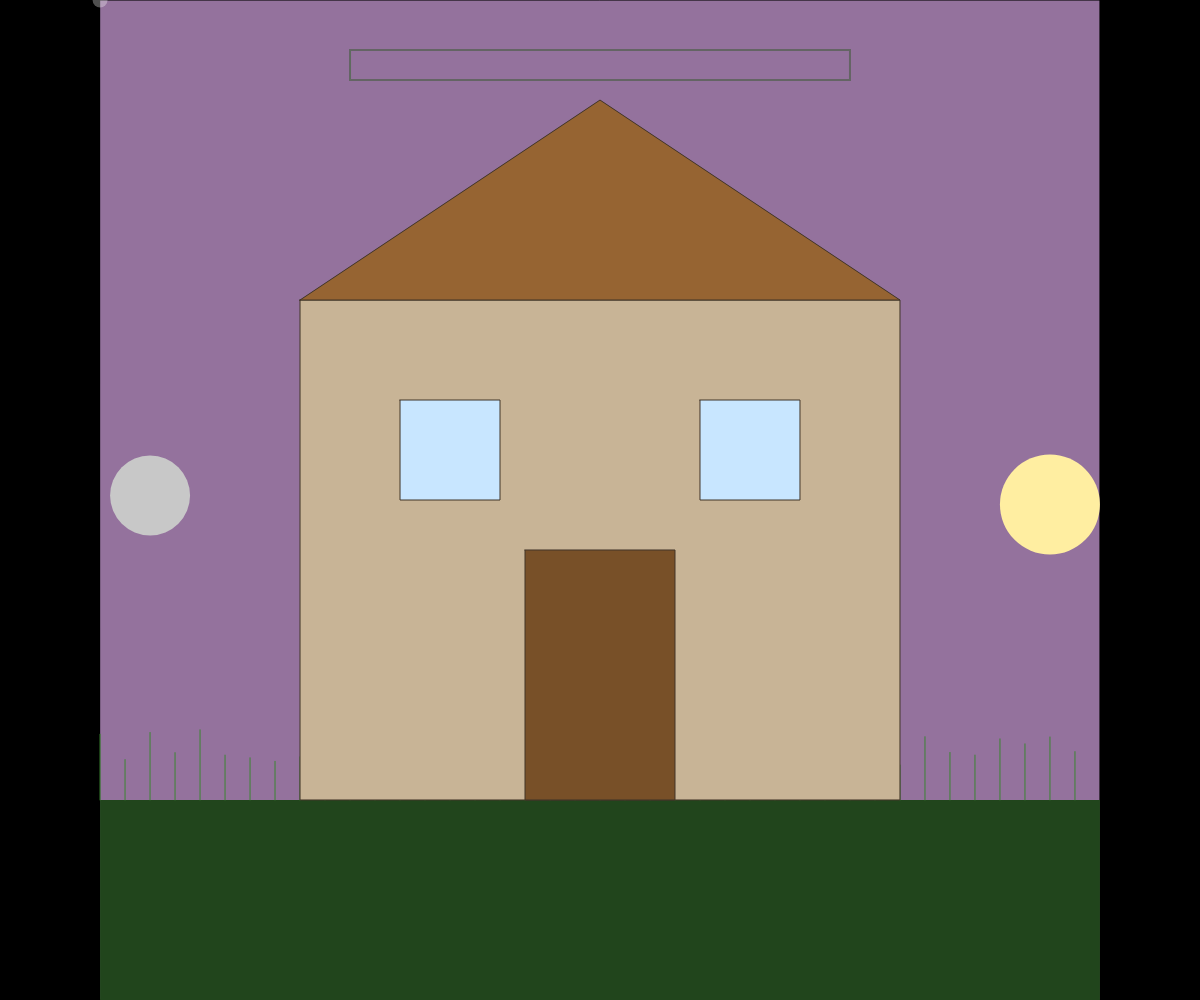
Frame 1 (no input)
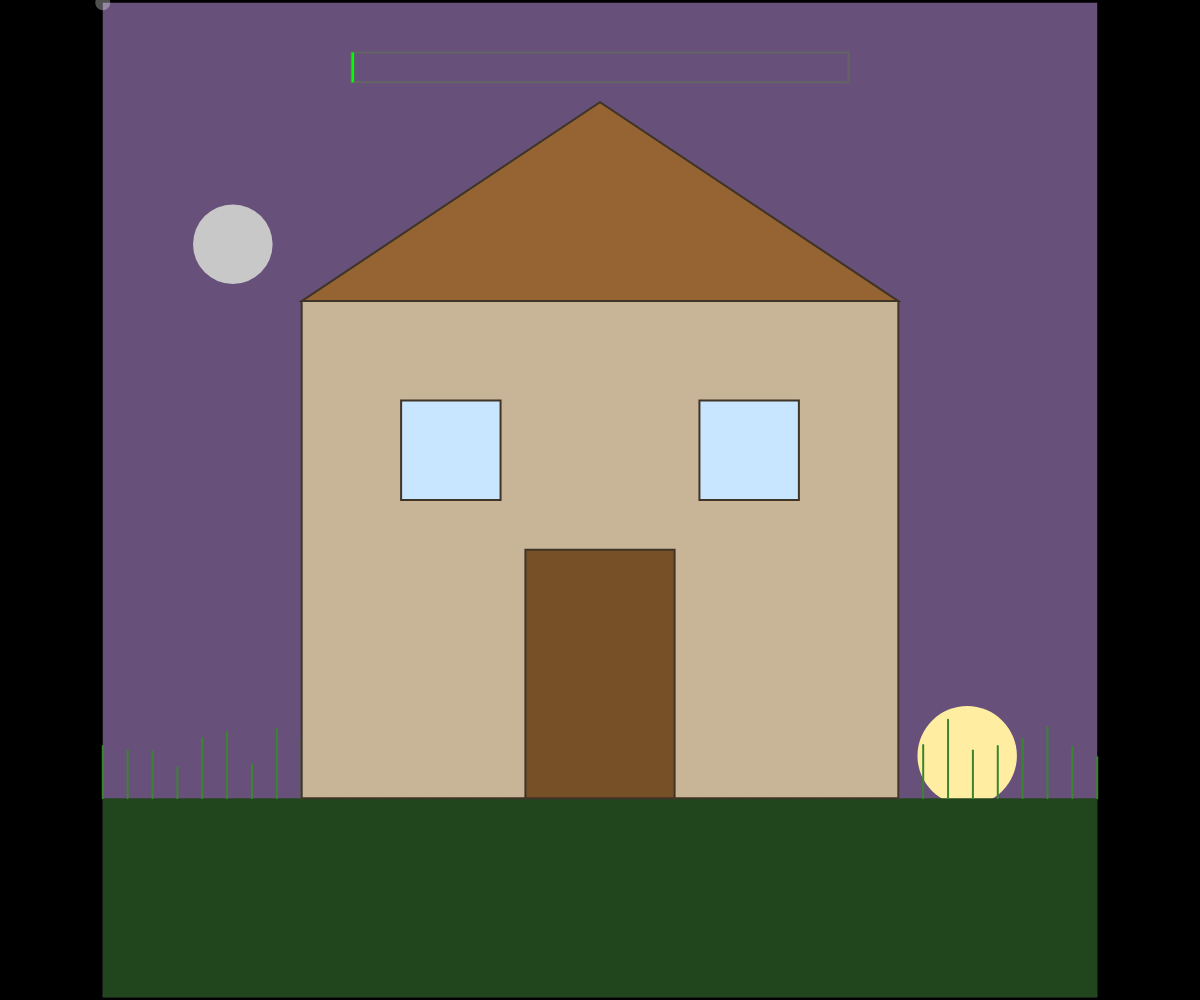
Frame 60 (no input)
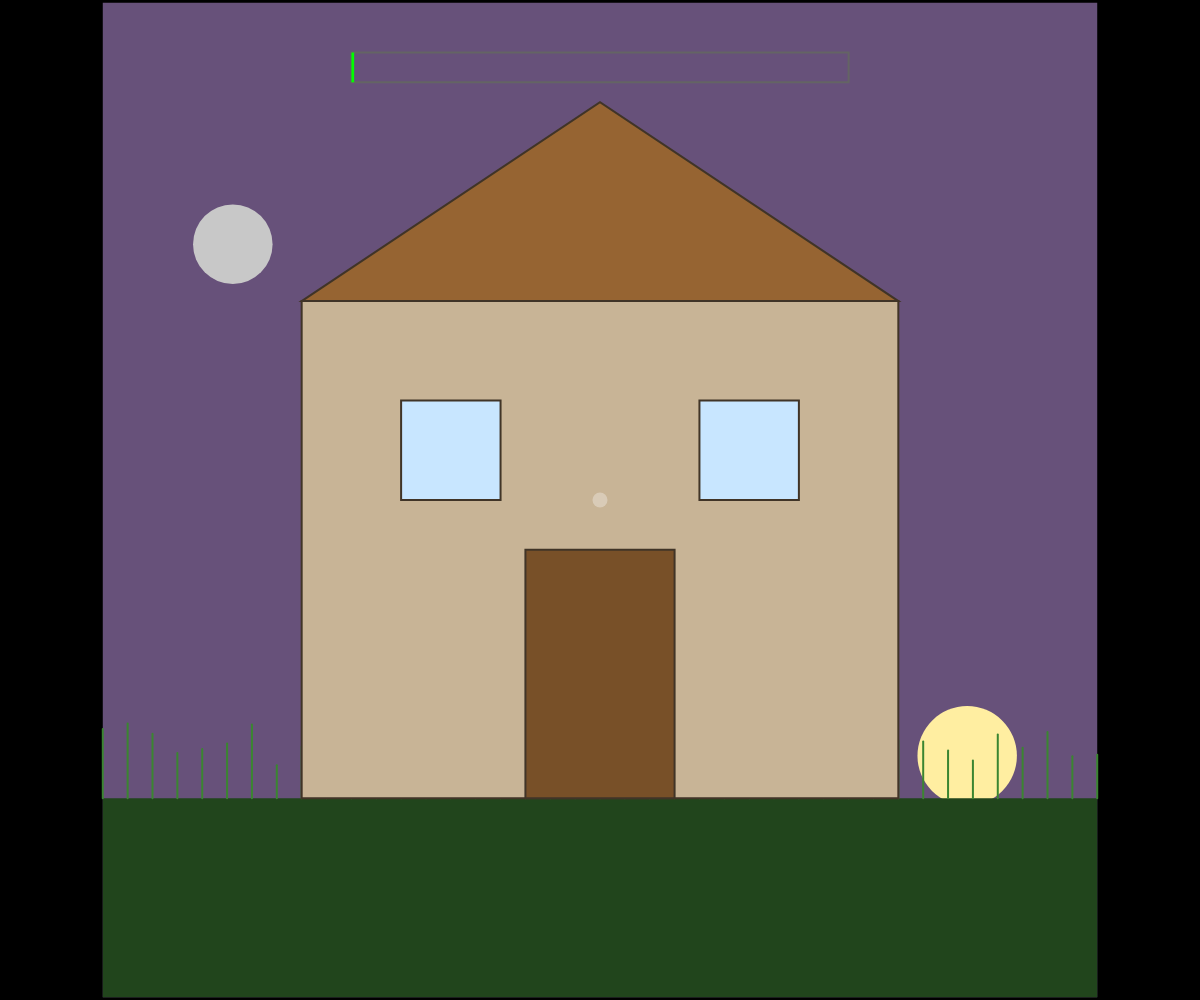
Frame 120 (the mouse pressed at the canvas centre since frame 60)

The p5.js sketch that drew these frames (run headless with seeded random() and noise() and a simulated clock; from frame 60 on, the mouse is pressed at the canvas centre):

// p5.js sketch
// ── sketch.js
// click to reset at end

let startTime;
let expandTime = 180; // time, 3 min
let maxBorderWidth;
let currBorderWidth;
let houseParts = []; // store house parts
let cracks = []; // store cracks
let dayNightAngle = 0; // angle for sun/moon rotation, start at 0
let skyColors = []; // store sky colors for day/night cycle

function setup() {
    createCanvas(windowWidth, windowHeight);
    background(0);
    startTime = millis(); // record start time
    
    // set max border width to be large enough to completely fill the screen
    maxBorderWidth = min(width, height) / 2; // half of the smallest dimension to reach center from both sides
    currBorderWidth = 0; // start with no border
    noCursor();
    
    skyColors = [
        color(149, 115, 158), // sunset
        color(30, 28, 66), // night
        color(114, 127, 133), // sunrise
        color(97, 203, 232) // daytime
    ];
    
    createHouseParts();
}

function createHouseParts() {
    // empty array to reset house parts
    houseParts = [];
    
    // relative positions of house parts, will change with draw()
    // use array with various parts to push each house part (see below)
        // shape, coords (relative to top left corner of visible area), color
                                // so this rect starts at 20% of visible area width across, 30% down, 60% for width, 50% for height
    houseParts.push(['rect', [0.2, 0.3, 0.6, 0.5], color(200, 180, 150)]); // main house body
    houseParts.push(['triangle', [[0.2, 0.3], [0.5, 0.1], [0.8, 0.3]], color(150, 100, 50)]); // roof
    houseParts.push(['rect', [0.425, 0.55, 0.15, 0.25], color(120, 80, 40)]); // door
    houseParts.push(['rect', [0.3, 0.4, 0.1, 0.1], color(200, 230, 255)]); // left window
    houseParts.push(['rect', [0.6, 0.4, 0.1, 0.1], color(200, 230, 255)]); // right window
}

function draw() {
    background(0);

    // calculate elapsed time in secs
    let elapsedTime = (millis() - startTime) / 1000;

    // calculate current border width based on elapsed time
    if (elapsedTime < expandTime) {
        currBorderWidth = map(elapsedTime, 0, expandTime, 0, maxBorderWidth); // map time to border width
    } else {
        currBorderWidth = maxBorderWidth; // fill screen when time is up
    }

    // squeeze factor (0-1), proportional to elapsed time %
    let squeezeFactor = currBorderWidth / maxBorderWidth;
    
    // calculate size of visible area
                            // subtract total border width from smallest dimension of the canvas
                            // ensures that the box will fit inside the canvas without the border overlapping edges
    let boxSize = max(0, min(width, height) - 2 * currBorderWidth);
    
    // if there's still visible area
    if (boxSize > 0) {
        // center visible area
        let boxX = (width-boxSize) / 2;
        let boxY = (height-boxSize) / 2;

        // calculate day/night cycle speed based on expandTime, gets faster as expandTime decreasess
        let cycleSpeed = 0.01 * (180 / expandTime);
        
        // update angle to determine time of day, basically a unit circle
        // cycleSpeed increases as squeezeFactor increases
        dayNightAngle += cycleSpeed + (squeezeFactor*cycleSpeed*5);
        
        // gat sky color based on point in day/night circle
        let skyColor = getSkyColor(dayNightAngle);

        // draw background for visible area with sky color
        fill(skyColor);
        rect(boxX, boxY, boxSize, boxSize);
        
        // draw sun, moon, grass
        drawSunAndMoon(boxX, boxY, boxSize, squeezeFactor);
        drawGrass(boxX, boxY, boxSize, boxSize);
        
        // draw house with distortion effects
        drawDistortedHouse(boxX, boxY, boxSize, boxSize, squeezeFactor);
        
        // dust particles as house breaks
        if (squeezeFactor > 0.4) {
            drawDustParticles(boxX, boxY, boxSize, boxSize, squeezeFactor);
        }
        
        // draw pressure bar
        drawPressureBar(boxX, boxY, boxSize, squeezeFactor);
        
        // confine cursor to visible area
        // reference: https://processing.org/reference/constrain_.html
        let ballX = constrain(mouseX, boxX, boxX + boxSize);
        let ballY = constrain(mouseY, boxY, boxY + boxSize);

        // turn cursor into circle
        fill(255, 255, 255, 80);
        noStroke();
        ellipse(ballX, ballY, 15, 15);
    }
}

function getSkyColor(angle) {
    let normAngle = angle % TWO_PI; // normalize angle so it "wraps" back into 0-360 range
    if (normAngle < 0) normAngle += TWO_PI;  // add 2pi if angle is negative

    // divide 2pi into 4 segments for 4 sky colors
    let segment = normAngle / (PI/2);

    // wrap segment value when >4
    let colorIndex = floor(segment) % 4;
    let nextColorIndex = (colorIndex+1) % 4;

    let lerpFactor = segment - floor(segment); // subtract integer part of segment from segment, lerpFactor will be some val 0-1

    return lerpColor(skyColors[colorIndex], skyColors[nextColorIndex], lerpFactor);
    //                ^ curr sky color       ^ next sky color (+1)      ^ how far along between colorIndex and nextColorIndex
}

function drawSunAndMoon(x, y, size, squeezeFactor) {
    // make circular path with origin at center of screen (x/y+size/2), radius is 45% of screen size
    let sunX = x+size/2 + cos(dayNightAngle) * (size*0.45);
    //                     ^ x/y-coords of point on this circle given value of dayNightAngle
    let sunY = y+size/2 + sin(dayNightAngle) * (size*0.45);

    // same for moon
    let moonX = x+size/2 + cos(dayNightAngle+PI) * (size*0.45);
    let moonY = y+size/2 + sin(dayNightAngle+PI) * (size*0.45);

    // draw sun
    fill(255, 238, 161);
    noStroke();
    ellipse(sunX, sunY, size*0.1, size*0.1);

    // draw moon
    fill(200, 200, 200);
    noStroke();
    ellipse(moonX, moonY, size*0.08, size*0.08);
}

function drawGrass(x, y, w, h) {
    fill(33, 69, 28);
    noStroke();
    rect(x, y+h*0.8, w, h*0.2);  // fill bottom 20% of screen

    // draw grass blades
    stroke(59, 133, 49);
    for (let i = 0; i < w; i += w/40) {  // 40 blades across entire screen
        let grassHeight = random(0.03, 0.08) * h;  // random height
        line(x+i, y+h*0.8, x+i, y+h*0.8 - grassHeight);  // draw each blade ("0"-grassHeight)
    }
    noStroke();
}

function drawPressureBar(x, y, size, squeezeFactor) {
    // dimensions
    let barWidth = size * 0.5;
    let barHeight = size * 0.03;
    let barX = x + (size - barWidth) / 2;  // center horizontally
    let barY = y + size * 0.05;  // 5% of the way down from the top

    stroke(100);
    strokeWeight(2);
    noFill();
    rect(barX, barY, barWidth, barHeight);  // bar outline

    // move from green to red based on squeezeFactor
    let gaugeColor = color(
        map(squeezeFactor, 0, 1, 0, 255), // red increases
        map(squeezeFactor, 0, 1, 255, 0), // green decreases
        0 // blue is 0
    );

    fill(gaugeColor);
    noStroke();
    rect(barX, barY, barWidth*squeezeFactor, barHeight); // fill width (progress) proportional to squeezeFactor
}

function drawDistortedHouse(x, y, w, h, squeezeFactor) {
    // add new cracks as squeeze increases
    // check if random # 0-1 is < than 0.05 * squeezeFactor
    // which is probability of a crack appearing during each frame
    // so more cracks will form as squeeze factor increases
    if (random() < 0.05 * squeezeFactor && cracks.length < 20 * squeezeFactor) {
        // using key-value pairs
        // each key (startX, startY, etc.) represents a property of the crack
        // and the corresponding value defines characteristic for that crack
        // i did these a lot in data structures, but let me know if i shouldn't use these for this project
        let newCrack = {
            startX: random(0.2, 0.8), // random start position within house
            startY: random(0.2, 0.7),
            length: random(0.05, 0.2), // random crack length
            angle: random(PI), // random crack angle (0-180)
            branches: floor(random(1, 4)) // random # of branches
        };
        cracks.push(newCrack); // add new crack to array
    }
    push();
    translate(x, y); // move origin to top-left corner of visible area
    
    // draw each house part
    for (let part of houseParts) {
        let partType = part[0]; // 'rect' or 'triangle'
        let coords = part[1]; // coords
        // rect array: [x, y, width, height]
        // triangle array: [[x1, y1], [x2, y2], [x3, y3]]
        let partColor = part[2]; // color
        
        let distortion = map(squeezeFactor, 0, 1, 0, 20); // calculate distortion amount by scaling squeeze factor (0-1) to distortion range of 0-20
        
        stroke(64, 52, 39);

        if (partType === 'rect') {
            // calculate actual position and size of the rectangle
            // eX, eY, eW, eH of rectangle are relative to visible area
            // so we scale relative x, y, width, height to visible width/height
            let [relX, relY, relWidth, relHeight] = coords;
            let eX = relX * w;
            let eY = relY * h;
            let eW = relWidth * w;
            let eH = relHeight * h;
            
            // apply distortion effect to house body (rect)
            fill(partColor);
            beginShape();
        
            // add random distortion to x and y coords based on distortion amount and squeeze factor
            // tl
            vertex(
                eX + random(-distortion, distortion) * squeezeFactor, // x coord w distortion
                eY + random(-distortion, distortion) * squeezeFactor  // y coord w distortion
            );
        
            // tr
            vertex(eX + eW + random(-distortion, distortion) * squeezeFactor, eY + random(-distortion, distortion) * squeezeFactor);
        
            // br
            vertex(eX + eW + random(-distortion, distortion) * squeezeFactor, eY + eH + random(-distortion, distortion) * squeezeFactor);
        
            // bl
            vertex(eX + random(-distortion, distortion) * squeezeFactor, eY + eH + random(-distortion, distortion) * squeezeFactor);
            endShape(CLOSE);
        } 
        else if (partType === 'triangle') {
            fill(partColor);
            beginShape();

            // loop through each point of triangle
            for (let point of coords) {
                let [relX, relY] = point;
                // add random distortion to x and y coords of each point
                vertex(relX * w + random(-distortion, distortion) * squeezeFactor, relY * h + random(-distortion, distortion) * squeezeFactor);
            }
            endShape(CLOSE);
        }
    }
    
    // draw cracks
    stroke(0,0,0,30);
    strokeWeight(1);
    for (let crack of cracks) {
        drawCrack(
            crack.startX * w, // starting x and y scaled to visible area
            crack.startY * h, 
            crack.length * w, // length scaled to visible area
            crack.angle, // angle at which crack is drawn
            crack.branches, // # branches
            squeezeFactor // crack intensity, increases as visible area shrinks
        );
    }
    pop();
}

function drawCrack(startX, startY, length, angle, branches, intensity) {
    strokeWeight(map(intensity, 0, 1, 0.5, 2)); // adjust stroke weight relative to intensity
    
    // main crack
    //reference: https://processing.org/reference/sin_.html and https://processing.org/reference/cos_.html
    let endX = startX + cos(angle) * length; // find end x and y
    let endY = startY + sin(angle) * length;
    line(startX, startY, endX, endY);
    
    // crack branches w high intensity
    if (branches > 0 && intensity > 0.5) {
        // add branches if crack has remaining branches to draw (branches > 0) and if crack intensity is greater than 0.5 (aka high distortion)
    
        let branchLength = length * 0.6; // branch length = 60% of parent crack length
    
        for (let i = 0; i < branches; i++) {
            // loop through # of branches to draw, each iteration creates 1 branch
    
            let branchAngle = angle + random(-PI/3, PI/3); // random branch angle between -60 and 60 dgs of parent angle
    
            drawCrack(
                endX, // start branch at the end of parent crack
                endY, 
                branchLength,
                branchAngle,
                branches - 1, // decrease remaining # of branches (will stop when branches = 0)
                intensity * 0.8 // lower intensity to 80% of initial intensity
            );
            // create smaller sub-branches for crackier cracks
        }
    }
}

function drawDustParticles(x, y, w, h, intensity) {
    let particleCount = floor(intensity * 50); // # of particles relative to intensity
    fill(200,200,200,80);
    noStroke();
    
    for (let i = 0; i < particleCount; i++) {
        let size = random(1,3);
        ellipse(x + random(w), y + random(h), size, size); // random x and y within visible area
    }
}

// to accomodate browser window being resized 
function windowResized() {
    resizeCanvas(windowWidth, windowHeight);
    maxBorderWidth = min(width, height) / 2; // half of smallest window dimension
}

// reset everything when mouse clicked
function mousePressed() {
    startTime = millis();
    currBorderWidth = 0;
    cracks = [];
    dayNightAngle = 0;
    createHouseParts();
}
